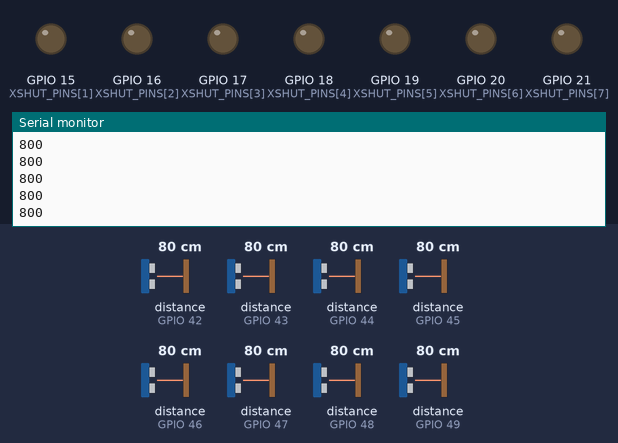
A sketch run on a simulated ESP32. Shown: output pins drawn as LEDs (lit = HIGH), the last lines printed to the serial monitor. Inputs (shaded band) come from the test bench; at power-on: distance to the obstacle (sensors on GPIO 42, GPIO 43, GPIO 44, GPIO 45, GPIO 46, GPIO 47, GPIO 48, GPIO 49) 80 cm.

Above: at 8.2 s.
8.3 s: distance to the obstacle (sensor on GPIO 42) set to 2 cm
At 8.8 s:
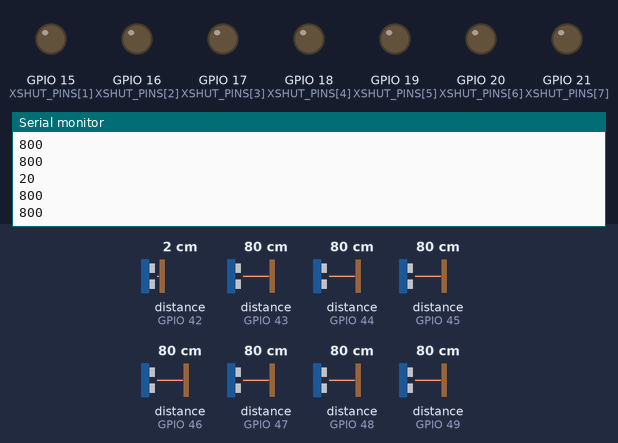
9.8 s: distance to the obstacle (sensor on GPIO 43) set to 18 cm
At 10.6 s:
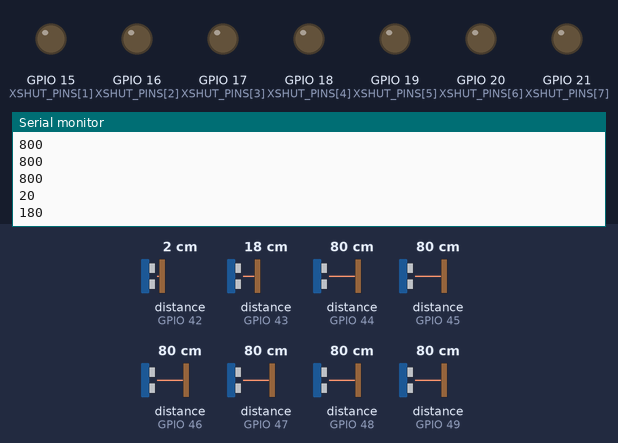
11.3 s: distance to the obstacle (sensor on GPIO 44) set to 4 cm
At 11.8 s:
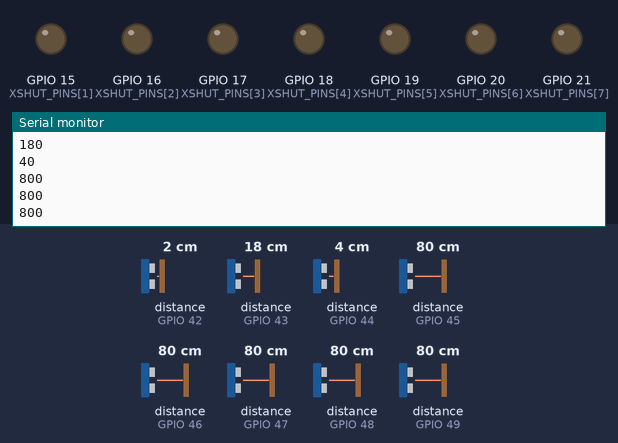
12.8 s: distance to the obstacle (sensor on GPIO 45) set to 9 cm
At 13.3 s:
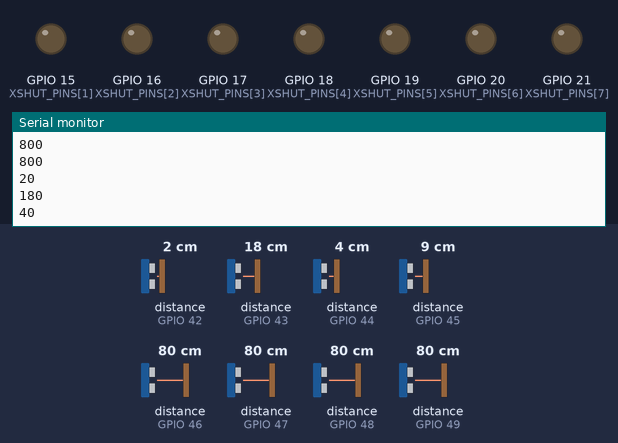
14.3 s: distance to the obstacle (sensor on GPIO 46) set to 60 cm
At 15.1 s:
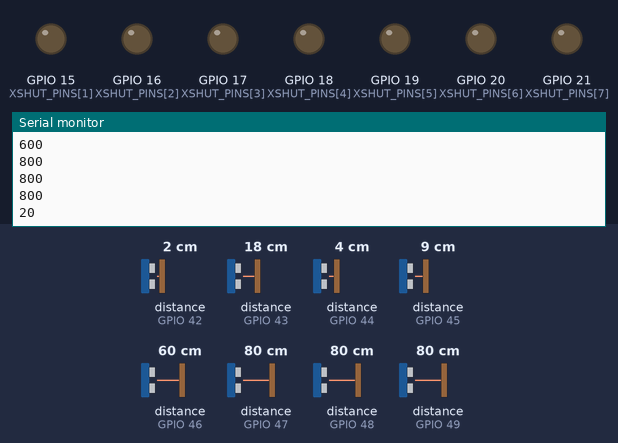
15.8 s: distance to the obstacle (sensor on GPIO 47) set to 250 cm
At 16.4 s:
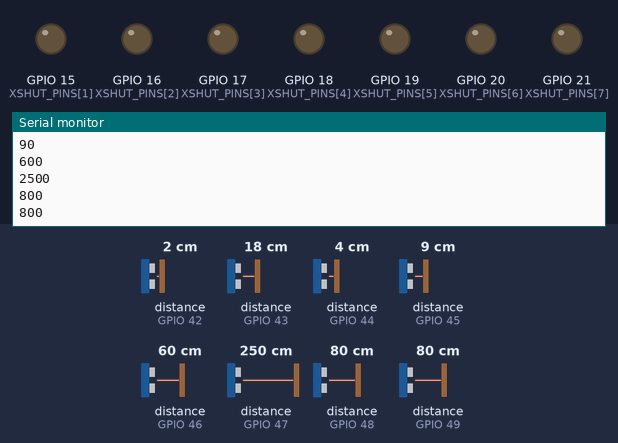
Timing chart, 0 to 18.3 s (numbered marks = the images above; inputs shaded):
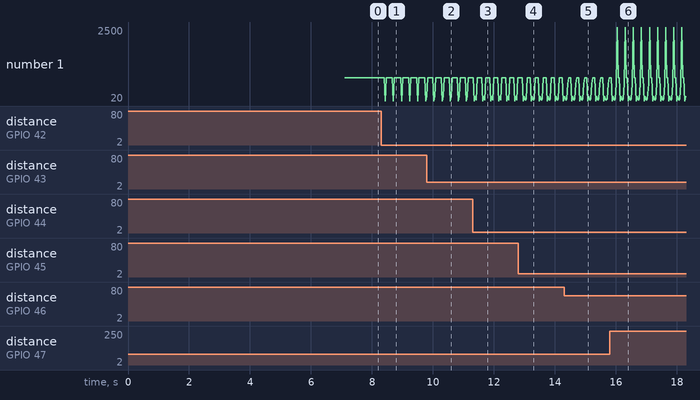

The sketch:

ContinuousMultipleSensors.ino
```cpp
/*-data-type------size---------description----------------------
  boolean        (8 bit)   -  [true/false]
  byte           (8 bit)   -  [0-255] unsigned number
  char           (8 bit)   -  [-128 to 127] signed number
  unsigned char  (8 bit)   -  [-128 to 127] signed number
  word           (16 bit)  -  [0-65535] unsigned number
  unsigned int   (16 bit)  -  [0-65535] unsigned number
  int            (16 bit)  -  [-32768 to 32767] signed number
  unsigned long  (32 bit)  -  [0-4,294,967,295] unsigned number usually for millis
  long           (32 bit)  -  [-2,147,483,648 to 2,147,483,647] signed number
  float          (32 bit)  -  [-3.4028235E38 to 3.4028235E38] signed number
  uint8_t        (8 bit)   -  [0-255] unsigned number
  int8_t         (8 bit)   -  [-127 - 127] signed number
  uint16_t       (16 bit)  -  [0-65,535] unsigned number
  int16_t        (16 bit)  -  [-32,768 - 32,767] signed number
  uint32_t       (32 bit)  -  [0-4,294,967,295] unsigned number
  int32_t        (32 bit)  -  [-2,147,483,648 - 2,147,483,647] signed number
  uint64_t       (64 bit)  -  [0-18,446,744,073,709,551,615] unsigned number
  int64_t        (64 bit)  -  [−9,223,372,036,854,775,808 - 9,223,372,036,854,775,807] signed number
  --------------------------------------------------------------
  camelCase                -  anything that changes
  snake_case               -  variable's that are exclusive in a function
  Snake_Case               -  CLASS/struct exclusave varables/functions
  iNVERTEDcAMELcASE        -  outside code that is being accessed [database]
  SNake_CAse               -  duplicate varables inside the case function [frequently used in library names]
  ALL_CAPS                 -  const varable names or defines
  ------------- by jediRick & RefreshMyMind --------------------
*/

#include <Arduino.h>
#include <Wire.h>       //I2C
#include <VL53L1X.h>    //TOF

#define myDebug 1     // 1 ON 0 OFF
#if myDebug == 1
#define debugln(x) Serial.println(x)
#define debug(x) Serial.print(x)
#else
#define debugln(x)
#define debug(x)
#endif

const uint8_t SENSOR_COUNT = 8;
const uint8_t XSHUT_PINS[SENSOR_COUNT] = { 25, 15, 16, 17, 18, 19, 20, 21 };

VL53L1X TOF_SENSORS[SENSOR_COUNT];

void setup() {
  setupSerial();
  setupI2C();
  setupTOF();
}

void loop() {
  updateTOF();
}

void setupSerial() {
  Serial.begin(115200);
  //while (!Serial) {}
  delay(5000);
  debugln("SERIAL SETUP!");
  delay(2000);
}

void setupI2C() {
  Wire.begin();
  Wire.setClock(400000); // use 400 kHz I2C
}

void setupTOF() {
  // Disable/reset all TOF_SENSORS by driving their XSHUT pins low.
  for (uint8_t i = 0; i < SENSOR_COUNT; i++)  {
    pinMode(XSHUT_PINS[i], OUTPUT);
    digitalWrite(XSHUT_PINS[i], LOW);
  }
  // Enable, initialize, and start each sensor, one by one.
  for (uint8_t i = 0; i < SENSOR_COUNT; i++)  {
    // Stop driving this sensor's XSHUT low. This should allow the carrier
    // board to pull it high. (We do NOT want to drive XSHUT high since it is
    // not level shifted.) Then wait a bit for the sensor to start up.
    pinMode(XSHUT_PINS[i], INPUT);
    delay(10);
    TOF_SENSORS[i].setTimeout(50);
    if (!TOF_SENSORS[i].init())    {
      debug("TOF FAILURE: ");
      debugln(i);
     //while (1);
    }
    // Each sensor must have its address changed to a unique value other than
    // the default of 0x29 (except for the last one, which could be left at
    // the default). To make it simple, we'll just count up from 0x2A.
    TOF_SENSORS[i].setAddress(0x2A + i);
    TOF_SENSORS[i].startContinuous(50);
  }
}

void updateTOF() {
  for (uint8_t i = 0; i < SENSOR_COUNT; i++) {
    debug(TOF_SENSORS[i].read());
    if (TOF_SENSORS[i].timeoutOccurred()) {
      debug(" TOF TIMEOUT: ");
      debugln(i);
    }
    debugln('\t');
  }
  debugln();
}
```

Measured:
- after the input at 8.3 s, the serial monitor: prints a new line after 0.14 s (image 1)
- after the input at 9.8 s, the serial monitor: prints a new line at once (image 2)
- after the input at 11.3 s, the serial monitor: prints a new line after 0.13 s (image 3)
- after the input at 12.8 s, the serial monitor: prints a new line after 0.25 s (image 4)
- after the input at 14.3 s, the serial monitor: prints a new line after 0.12 s (image 5)
- after the input at 15.8 s, the serial monitor: prints a new line after 0.24 s (image 6)
- plotted number 1: 800 → 20 after the input at 8.3 s
